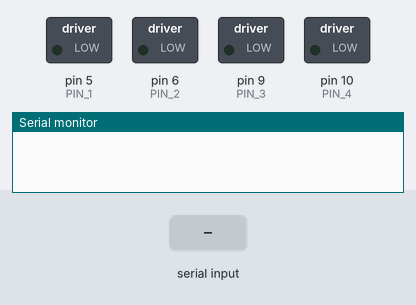
This sketch was run on a simulated Arduino Uno, built with avr-gcc and run on an emulated ATmega328P. On the bench: switched loads named in the sketch (green lamp = pin HIGH), the last lines printed to the serial monitor. The test bench sets the inputs (shaded band).

Above: at 1.2 s.
1.3 s: byte 30 received over Serial
At 1.41 s:
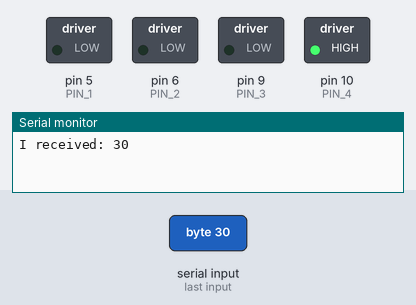
At 1.78 s:
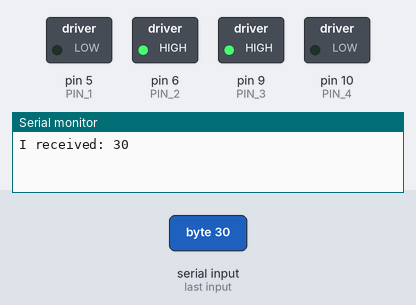
4.3 s: byte 90 received over Serial
At 5.16 s:
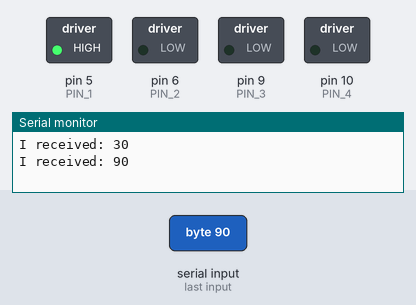
Timing chart, 0 to 7.3 s (numbered marks = the images above; inputs shaded):
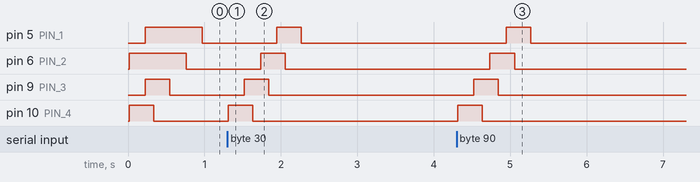

The sketch:

inputdebug.ino
```cpp
// Global Time Tracker
int currentTime = 0;
// Declare Motor as Class
class Motor {
private:
  byte pin;
  int SOA;           // Stimuli Onset Asynchrony in milliseconds
  int DOS;           // Duration of Signals in milliseconds
  double activeTime; // Time taken for motor to go from minimum to maximum
  // voltage in milliseconds
  int totalTime;          // Total Time when the motor is active in milliseconds
  int PA, PS, PD, PE = 0; //   These are points for the vibration cycle
  int P0 = -1;
  double amplitudeStep = 1; // How much should the amplitude change in 1ms
  double currentIntensity = 0;

public:
  Motor(byte pin, int SOA, int DOS, double activeTime) {
    // Use 'this->' to make the difference between the
    // 'pin' attribute of the class and the
    // local variable 'pin' created from the parameter.
    this->pin = pin;
    this->SOA = SOA;
    this->DOS = DOS;
    this->activeTime = activeTime;
    this->totalTime = DOS + activeTime + activeTime;
    this->amplitudeStep = 255.0 / activeTime;
    init();
  }

  void init() {
    //   init() is equivalent to setup() for the objects
    pinMode(pin, OUTPUT);
    off();
  }
  // Getters and Setters
  int getPS() { return PS; }
  int getCurrentIntensity() {
    int intIntensity = currentIntensity;
    return intIntensity;
  }

  // This function sets the motor at a particular intensity between 0 and 255
  void set(double intensity) {
    int intIntensity = intensity;
    analogWrite(pin, intIntensity);
  }
  void off() {
    set(0);
    currentIntensity = 0;
  }
  void vibrate(int startTime) {
    if (millis() >= startTime) {
      // Set Up
      P0 = startTime;
      PA = P0 + activeTime;
      PS = PA + SOA;
      PD = PA + DOS;
      PE = P0 + totalTime;
      // Print Initial Info
      currentTime = millis();
      if (currentTime == startTime) {
        // Uncomment this to debug
        // printInfo();
      }

      if (currentIntensity != 0) {
        // Uncomment this for debugging individual motors in Serial Plotter
        //   Serial.print(currentIntensity);
        //   Serial.print('\n');
      }
      //   Main Vibration Function
      // Increase
      if (currentTime >= P0 && currentTime < PA) {
        currentIntensity += amplitudeStep;
        if (currentIntensity >= 255) {
          currentIntensity = 255;
        }
        set(currentIntensity);
      }

      // Hold Constant

      else if (currentTime >= PA && currentTime < PD) {
        currentIntensity = 255;
        set(currentIntensity);
      }

      // Decrease
      else if (currentTime >= PD && currentTime < PE) {
        currentIntensity -= amplitudeStep;
        if (currentIntensity <= 0) {
          currentIntensity = 0;
        }
        set(currentIntensity);
      }

      else {
        off();
      }
    }
  }
  // Following is for debugging
  void printInfo() {
    Serial.print("-----------------");
    Serial.print('\n');
    Serial.print("PIN : ");
    Serial.print(pin);
    Serial.print('\n');
    Serial.print("SOA : ");
    Serial.print(SOA);
    Serial.print('\n');
    Serial.print("DOS : ");
    Serial.print(DOS);
    Serial.print('\n');
    Serial.print("Active Time : ");
    Serial.print(activeTime);
    Serial.print('\n');
    Serial.print("Total Time : ");
    Serial.print(totalTime);
    Serial.print('\n');
    Serial.print("PA : ");
    Serial.print(PA);
    Serial.print('\n');
    Serial.print("PS : ");
    Serial.print(PS);
    Serial.print('\n');
    Serial.print("PD : ");
    Serial.print(PD);
    Serial.print('\n');
    Serial.print("PE : ");
    Serial.print(PE);
    Serial.print('\n');
    Serial.print("P0 : ");
    Serial.print(P0);
    Serial.print('\n');
    Serial.print("Step : ");
    Serial.print(amplitudeStep);
    Serial.print('\n');
  }
};

/**************************************************
   Main Program Begins Here
 **************************************************/

// Pin Variables for vibration motors.
// This program is fixed for 4 motors
const int PIN_1 = 5;
const int PIN_2 = 6;
const int PIN_3 = 9;
const int PIN_4 = 10;

int motor_pin[] = {PIN_1, PIN_2, PIN_3, PIN_4};
const int number_of_modules = sizeof(motor_pin) / sizeof(int);

// Parameters are Motor(byte pin, int SOA, int DOS, int activeTime)
Motor Motor1(motor_pin[0], 110, 220, 100);
Motor Motor2(motor_pin[1], 110, 220, 100);
Motor Motor3(motor_pin[2], 110, 220, 100);
Motor Motor4(motor_pin[3], 110, 220, 100);
// Following is the array of motors for easier access
Motor Motors[] = {Motor1, Motor2, Motor3, Motor4};

// Initialize Serial Communication
void setup() { Serial.begin(115200); }

int activtime = 0;
int incomingByte = 0; // for incoming serial data
// Main Arduino Loop
void loop() {

  // send data only when you receive data:
  if (Serial.available() > 0) {
    // read the incoming byte:
    incomingByte = Serial.read();
    activtime = millis();
    // say what you got:
    Serial.print("I received: ");
    Serial.println(incomingByte, DEC);
  }

  Motors[3].vibrate(activtime);
  Motors[2].vibrate(Motors[3].getPS());
  Motors[1].vibrate(Motors[2].getPS());
  Motors[0].vibrate(Motors[1].getPS());
}
```

Untitled-1.cpp
```cpp
// Global Time Tracker
unsigned long currentTime = 0;
// Declare Motor as Class
class Motor {
private:
  byte pin;
  unsigned long SOA; // Stimuli Onset Asynchrony in milliseconds
  unsigned long DOS; // Duration of Signals in milliseconds
  double activeTime; // Time taken for motor to go from minimum to maximum
  // voltage in milliseconds
  unsigned long
      totalTime; // Total Time when the motor is active in milliseconds
  unsigned long PA, PS, PD,
      PE = 0; //   These are points for the vibration cycle
  unsigned long P0 = -1;
  double amplitudeStep = 1; // How much should the amplitude change in 1ms
  double currentIntensity = 0;

public:
  Motor(byte pin, unsigned long SOA, unsigned long DOS, double activeTime) {
    // Use 'this->' to make the difference between the
    // 'pin' attribute of the class and the
    // local variable 'pin' created from the parameter.
    this->pin = pin;
    this->SOA = SOA;
    this->DOS = DOS;
    this->activeTime = activeTime;
    this->totalTime = DOS + activeTime + activeTime;
    this->amplitudeStep = 255.0 / activeTime;
    init();
  }

  void init() {
    //   init() is equivalent to setup() for the objects
    pinMode(pin, OUTPUT);
    off();
  }
  // Getters and Setters
  unsigned long getPS() { return PS; }
  unsigned long getCurrentIntensity() {
    unsigned long intIntensity = currentIntensity;
    return intIntensity;
  }

  // This function sets the motor at a particular intensity between 0 and 255
  void set(double intensity) {
    unsigned long intIntensity = intensity;
    analogWrite(pin, intIntensity);
  }
  void off() {
    set(0);
    currentIntensity = 0;
  }
  void vibrate(unsigned long startTime) {
    if (millis() >= startTime) {
      // Set Up
      P0 = startTime;
      PA = P0 + activeTime;
      PS = PA + SOA;
      PD = PA + DOS;
      PE = P0 + totalTime;
      // Prunsigned long Initial Info
      currentTime = millis();
      if (currentTime == startTime) {
        // Uncomment this to debug
        // printInfo();
      }

      if (currentIntensity != 0) {
        // Uncomment this for debugging individual motors in Serial Plotter
        //   Serial.print(currentIntensity);
        //   Serial.print('\n');
      }
      //   Main Vibration Function
      // Increase
      if (currentTime >= P0 && currentTime < PA) {
        currentIntensity += amplitudeStep;
        if (currentIntensity >= 255) {
          currentIntensity = 255;
        }
        set(currentIntensity);
      }

      // Hold Constant

      else if (currentTime >= PA && currentTime < PD) {
        currentIntensity = 255;
        set(currentIntensity);
      }

      // Decrease
      else if (currentTime >= PD && currentTime < PE) {
        currentIntensity -= amplitudeStep;
        if (currentIntensity <= 0) {
          currentIntensity = 0;
        }
        set(currentIntensity);
      }

      else {
        off();
      }
    }
  }
  // Following is for debugging
  void printInfo() {
    Serial.print("-----------------");
    Serial.print('\n');
    Serial.print("PIN : ");
    Serial.print(pin);
    Serial.print('\n');
    Serial.print("SOA : ");
    Serial.print(SOA);
    Serial.print('\n');
    Serial.print("DOS : ");
    Serial.print(DOS);
    Serial.print('\n');
    Serial.print("Active Time : ");
    Serial.print(activeTime);
    Serial.print('\n');
    Serial.print("Total Time : ");
    Serial.print(totalTime);
    Serial.print('\n');
    Serial.print("PA : ");
    Serial.print(PA);
    Serial.print('\n');
    Serial.print("PS : ");
    Serial.print(PS);
    Serial.print('\n');
    Serial.print("PD : ");
    Serial.print(PD);
    Serial.print('\n');
    Serial.print("PE : ");
    Serial.print(PE);
    Serial.print('\n');
    Serial.print("P0 : ");
    Serial.print(P0);
    Serial.print('\n');
    Serial.print("Step : ");
    Serial.print(amplitudeStep);
    Serial.print('\n');
  }
};

/**************************************************
   Main Program Begins Here
 **************************************************/

// Pin Variables for vibration motors.
// This program is fixed for 4 motors
const unsigned long PIN_1 = 5;
const unsigned long PIN_2 = 6;
const unsigned long PIN_3 = 9;
const unsigned long PIN_4 = 10;

unsigned long motor_pin[] = {PIN_1, PIN_2, PIN_3, PIN_4};
const unsigned long number_of_modules = sizeof(motor_pin) / sizeof(int);

// Parameters are Motor(byte pin, unsigned long SOA, unsigned long DOS, unsigned
// long activeTime)
Motor Motor1(motor_pin[0], 110, 220, 100);
Motor Motor2(motor_pin[1], 110, 220, 100);
Motor Motor3(motor_pin[2], 110, 220, 100);
Motor Motor4(motor_pin[3], 110, 220, 100);
// Following is the array of motors for easier access
Motor Motors[] = {Motor1, Motor2, Motor3, Motor4};

// Initialize Serial Communication
void setup() { Serial.begin(115200); }

unsigned long activtime = 0;
// Main Arduino Loop
void loop() {
  //  Loop every 2 seconds
  if (millis() % 2000 == 0) {
    activtime = millis();
  }
  Motors[3].vibrate(activtime);
  Motors[2].vibrate(Motors[3].getPS());
  Motors[1].vibrate(Motors[2].getPS());
  Motors[0].vibrate(Motors[1].getPS());

  // Plot
  unsigned long sum =
      Motors[3].getCurrentIntensity() + Motors[2].getCurrentIntensity() +
      Motors[1].getCurrentIntensity() + Motors[0].getCurrentIntensity();
  if (sum != 0) {
    Serial.print(Motors[3].getCurrentIntensity());
    Serial.print(",");
    Serial.print(Motors[2].getCurrentIntensity());
    Serial.print(",");
    Serial.print(Motors[1].getCurrentIntensity());
    Serial.print(",");
    Serial.print(Motors[0].getCurrentIntensity());
    Serial.print('\n');
  }
}
```

Measured:
- after the input at 1.3 s, pin 5 (PIN_1): LOW → HIGH after 0.65 s, → LOW 0.32 s later; pin 6 (PIN_2): LOW → HIGH after 0.43 s, → LOW 0.32 s later; pin 9 (PIN_3): LOW → HIGH after 0.22 s, → LOW 0.32 s later; pin 10 (PIN_4): LOW → HIGH at once, → LOW 0.32 s later
- after the input at 4.3 s, pin 5 (PIN_1): LOW → HIGH after 0.65 s, → LOW 0.32 s later; pin 6 (PIN_2): LOW → HIGH after 0.43 s, → LOW 0.32 s later; pin 9 (PIN_3): LOW → HIGH after 0.22 s, → LOW 0.32 s later; pin 10 (PIN_4): LOW → HIGH at once, → LOW 0.32 s later
